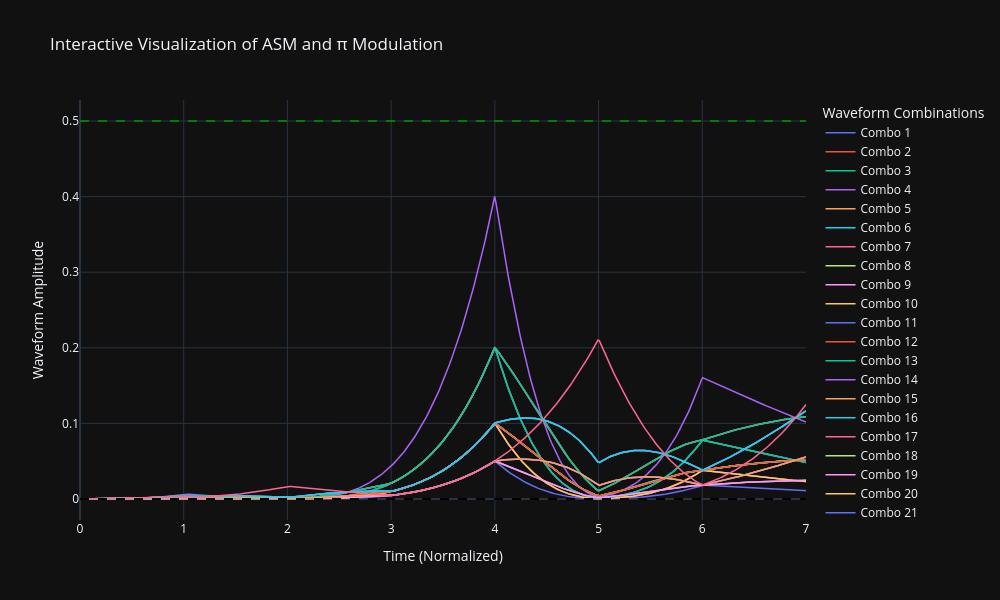

Source (notebook cell):
### Code cell
import numpy as np
import plotly.graph_objects as go
from itertools import product

# Input data
waveform_steps = [1, 4, 1, 5, 9, 2, 6, 5]  # Sequence of ASM-derived values
ratios = [3, 1, 4, 1, 5, 9, 2, 6]  # π-digit-derived ratios

# Time resolution for plotting
time = np.linspace(0, len(waveform_steps) - 1, 500)

# Normalize the inputs to create amplitude, frequency, and modulation
stack_amplitude = np.interp(waveform_steps, (min(waveform_steps), max(waveform_steps)), (0, 1))
stack_frequency = np.interp(waveform_steps, (min(waveform_steps), max(waveform_steps)), (0.1, 2))
pi_modulator = np.interp(ratios, (min(ratios), max(ratios)), (0.5, 1.5))

# Resample the inputs to match the fine time resolution
stack_amplitude_resampled = np.interp(time, np.linspace(0, len(waveform_steps) - 1, len(waveform_steps)), stack_amplitude)
stack_frequency_resampled = np.interp(time, np.linspace(0, len(waveform_steps) - 1, len(waveform_steps)), stack_frequency)
pi_modulator_resampled = np.interp(time, np.linspace(0, len(ratios) - 1, len(ratios)), pi_modulator)

# Prepare the resampled inputs
inputs_resampled = [stack_amplitude_resampled, stack_frequency_resampled, pi_modulator_resampled]
combinations = list(product(inputs_resampled, repeat=3))  # Generate combinations of amplitude, frequency, modulation

# Create the Plotly figure
fig = go.Figure()

# Iterate through all combinations and add them to the figure
for i, (amplitude, frequency, modulator) in enumerate(combinations[:27]):  # Limit to the first 27 combinations for clarity
    # Generate the waveform
    combined_waveform = amplitude * np.sin(2 * np.pi * frequency * time / len(time)) * modulator

    # Add the waveform as a line trace
    fig.add_trace(go.Scatter(
        x=time,
        y=combined_waveform,
        mode='lines',
        line=dict(width=1.5),
        name=f"Combo {i+1}"
    ))

# Highlight reference lines
fig.add_trace(go.Scatter(
    x=time,
    y=[0.5] * len(time),
    mode='lines',
    line=dict(dash='dash', color='green'),
    name="0.5 Reference Line"
))
fig.add_trace(go.Scatter(
    x=time,
    y=[0] * len(time),
    mode='lines',
    line=dict(dash='dash', color='black'),
    name="Zero Line"
))

# Update layout for better aesthetics
fig.update_layout(
    title="Interactive Visualization of ASM and π Modulation",
    xaxis_title="Time (Normalized)",
    yaxis_title="Waveform Amplitude",
    legend_title="Waveform Combinations",
    template="plotly_dark",  # Dark mode for better contrast
    font=dict(size=12),
    showlegend=True,
    width=1000,
    height=600
)

# Show the interactive plot
fig.show()

### Figure 1 — Plotly figure (JSON) as saved in the notebook; plotly's stock layout.template omitted (floating-point values rounded to 4 significant figures; data arrays with more than 128 entries replaced by an {"elided": "..."} marker saying what was removed)
{"data": [{"line": {"width": 1.5}, "mode": "lines", "name": "Combo 1", "type": "scatter", "x": {"elided": "500 float values"}, "y": {"elided": "500 float values"}}, {"line": {"width": 1.5}, "mode": "lines", "name": "Combo 2", "type": "scatter", "x": {"elided": "500 float values"}, "y": {"elided": "500 float values"}}, {"line": {"width": 1.5}, "mode": "lines", "name": "Combo 3", "type": "scatter", "x": {"elided": "500 float values"}, "y": {"elided": "500 float values"}}, {"line": {"width": 1.5}, "mode": "lines", "name": "Combo 4", "type": "scatter", "x": {"elided": "500 float values"}, "y": {"elided": "500 float values"}}, {"line": {"width": 1.5}, "mode": "lines", "name": "Combo 5", "type": "scatter", "x": {"elided": "500 float values"}, "y": {"elided": "500 float values"}}, {"line": {"width": 1.5}, "mode": "lines", "name": "Combo 6", "type": "scatter", "x": {"elided": "500 float values"}, "y": {"elided": "500 float values"}}, {"line": {"width": 1.5}, "mode": "lines", "name": "Combo 7", "type": "scatter", "x": {"elided": "500 float values"}, "y": {"elided": "500 float values"}}, {"line": {"width": 1.5}, "mode": "lines", "name": "Combo 8", "type": "scatter", "x": {"elided": "500 float values"}, "y": {"elided": "500 float values"}}, {"line": {"width": 1.5}, "mode": "lines", "name": "Combo 9", "type": "scatter", "x": {"elided": "500 float values"}, "y": {"elided": "500 float values"}}, {"line": {"width": 1.5}, "mode": "lines", "name": "Combo 10", "type": "scatter", "x": {"elided": "500 float values"}, "y": {"elided": "500 float values"}}, {"line": {"width": 1.5}, "mode": "lines", "name": "Combo 11", "type": "scatter", "x": {"elided": "500 float values"}, "y": {"elided": "500 float values"}}, {"line": {"width": 1.5}, "mode": "lines", "name": "Combo 12", "type": "scatter", "x": {"elided": "500 float values"}, "y": {"elided": "500 float values"}}, {"line": {"width": 1.5}, "mode": "lines", "name": "Combo 13", "type": "scatter", "x": {"elided": "500 float values"}, "y": {"elided": "500 float values"}}, {"line": {"width": 1.5}, "mode": "lines", "name": "Combo 14", "type": "scatter", "x": {"elided": "500 float values"}, "y": {"elided": "500 float values"}}, {"line": {"width": 1.5}, "mode": "lines", "name": "Combo 15", "type": "scatter", "x": {"elided": "500 float values"}, "y": {"elided": "500 float values"}}, {"line": {"width": 1.5}, "mode": "lines", "name": "Combo 16", "type": "scatter", "x": {"elided": "500 float values"}, "y": {"elided": "500 float values"}}, {"line": {"width": 1.5}, "mode": "lines", "name": "Combo 17", "type": "scatter", "x": {"elided": "500 float values"}, "y": {"elided": "500 float values"}}, {"line": {"width": 1.5}, "mode": "lines", "name": "Combo 18", "type": "scatter", "x": {"elided": "500 float values"}, "y": {"elided": "500 float values"}}, {"line": {"width": 1.5}, "mode": "lines", "name": "Combo 19", "type": "scatter", "x": {"elided": "500 float values"}, "y": {"elided": "500 float values"}}, {"line": {"width": 1.5}, "mode": "lines", "name": "Combo 20", "type": "scatter", "x": {"elided": "500 float values"}, "y": {"elided": "500 float values"}}, {"line": {"width": 1.5}, "mode": "lines", "name": "Combo 21", "type": "scatter", "x": {"elided": "500 float values"}, "y": {"elided": "500 float values"}}, {"line": {"width": 1.5}, "mode": "lines", "name": "Combo 22", "type": "scatter", "x": {"elided": "500 float values"}, "y": {"elided": "500 float values"}}, {"line": {"width": 1.5}, "mode": "lines", "name": "Combo 23", "type": "scatter", "x": {"elided": "500 float values"}, "y": {"elided": "500 float values"}}, {"line": {"width": 1.5}, "mode": "lines", "name": "Combo 24", "type": "scatter", "x": {"elided": "500 float values"}, "y": {"elided": "500 float values"}}, {"line": {"width": 1.5}, "mode": "lines", "name": "Combo 25", "type": "scatter", "x": {"elided": "500 float values"}, "y": {"elided": "500 float values"}}, {"line": {"width": 1.5}, "mode": "lines", "name": "Combo 26", "type": "scatter", "x": {"elided": "500 float values"}, "y": {"elided": "500 float values"}}, {"line": {"width": 1.5}, "mode": "lines", "name": "Combo 27", "type": "scatter", "x": {"elided": "500 float values"}, "y": {"elided": "500 float values"}}, {"line": {"color": "green", "dash": "dash"}, "mode": "lines", "name": "0.5 Reference Line", "type": "scatter", "x": {"elided": "500 float values"}, "y": {"elided": "500 float values"}}, {"line": {"color": "black", "dash": "dash"}, "mode": "lines", "name": "Zero Line", "type": "scatter", "x": {"elided": "500 float values"}, "y": {"elided": "500 int values"}}], "layout": {"font": {"size": 12}, "height": 600, "legend": {"title": {"text": "Waveform Combinations"}}, "showlegend": true, "title": {"text": "Interactive Visualization of ASM and π Modulation"}, "width": 1000, "xaxis": {"title": {"text": "Time (Normalized)"}}, "yaxis": {"title": {"text": "Waveform Amplitude"}}}}
